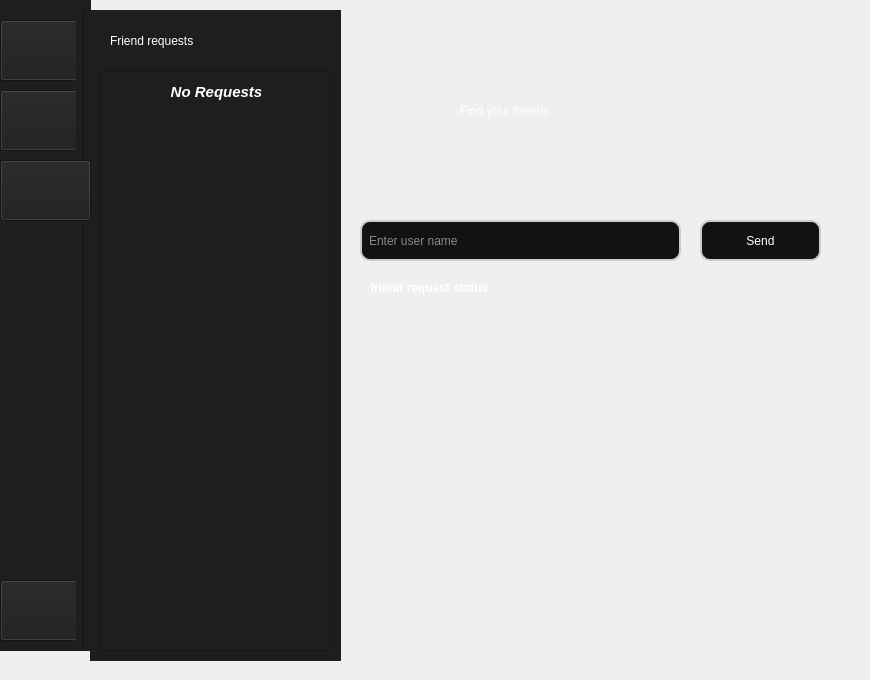
    <widget class="QWidget" name="requests_page">
     <widget class="QWidget" name="widget_16" native="true">
      <property name="geometry">
       <rect>
        <x>340</x>
        <y>20</y>
        <width>521</width>
        <height>651</height>
       </rect>
      </property>
      <widget class="QLabel" name="label_60">
       <property name="geometry">
        <rect>
         <x>120</x>
         <y>70</y>
         <width>251</width>
         <height>41</height>
        </rect>
       </property>
       <property name="styleSheet">
        <string notr="true">color: rgb(255, 255, 255);
font: 75 24pt &quot;MS Shell Dlg 2&quot;;</string>
       </property>
       <property name="text">
        <string>Find your friends</string>
       </property>
      </widget>
      <widget class="QLineEdit" name="send_textinput">
       <property name="geometry">
        <rect>
         <x>20</x>
         <y>200</y>
         <width>321</width>
         <height>41</height>
        </rect>
       </property>
       <property name="statusTip">
        <string/>
       </property>
       <property name="styleSheet">
        <string notr="true">QLineEdit {
	color: rgb(255, 255, 255);
    border: 2px solid #cccccc; 
    border-radius: 10px;       
    padding: 5px;            
    background-color: #121212;  

}
</string>
       </property>
       <property name="text">
        <string/>
       </property>
       <property name="placeholderText">
        <string>Enter user name</string>
       </property>
      </widget>
      <widget class="QPushButton" name="send_button">
       <property name="geometry">
        <rect>
         <x>360</x>
         <y>200</y>
         <width>121</width>
         <height>41</height>
        </rect>
       </property>
       <property name="cursor">
        <cursorShape>PointingHandCursor</cursorShape>
       </property>
       <property name="autoFillBackground">
        <bool>false</bool>
       </property>
       <property name="styleSheet">
        <string notr="true">QPushButton {
	color: rgb(255, 255, 255);
	font: 75 16pt &quot;MS Shell Dlg 2&quot;;
    border: 2px solid #cccccc;
    border-radius: 10px;
    padding: 5px;
    background-color: #121212  ;
}
QPushButton:hover {
    background-color:   ;
}</string>
       </property>
       <property name="text">
        <string>Send</string>
       </property>
      </widget>
      <widget class="QLabel" name="friend_request_label">
       <property name="geometry">
        <rect>
         <x>30</x>
         <y>260</y>
         <width>191</width>
         <height>16</height>
        </rect>
       </property>
       <property name="font">
        <font>
         <weight>75</weight>
         <bold>true</bold>
        </font>
       </property>
       <property name="styleSheet">
        <string notr="true">color: white;
background: transparent</string>
       </property>
       <property name="text">
        <string>friend request status</string>
       </property>
      </widget>
      <widget class="QWidget" name="widget_6" native="true">
       <property name="geometry">
        <rect>
         <x>120</x>
         <y>330</y>
         <width>211</width>
         <height>201</height>
        </rect>
       </property>
       <property name="styleSheet">
        <string notr="true">QWidget{
background-image: url(:/images/images/Untitled design 250x250.png);
 background-position: center;

 background-repeat: no-repeat;
}</string>
       </property>
      </widget>
     </widget>
     <widget class="QWidget" name="persons_4" native="true">
      <property name="geometry">
       <rect>
        <x>90</x>
        <y>10</y>
        <width>251</width>
        <height>651</height>
       </rect>
      </property>
      <property name="styleSheet">
       <string notr="true">background-color: rgb(30, 30, 30);</string>
      </property>
      <widget class="QLabel" name="label_59">
       <property name="geometry">
        <rect>
         <x>20</x>
         <y>10</y>
         <width>241</width>
         <height>41</height>
        </rect>
       </property>
       <property name="styleSheet">
        <string notr="true">color: rgb(255, 255, 255);
font: 75 24pt &quot;MS Shell Dlg 2&quot;;</string>
       </property>
       <property name="text">
        <string>Friend requests</string>
       </property>
      </widget>
      <widget class="QScrollArea" name="request_scrollArea">
       <property name="geometry">
        <rect>
         <x>10</x>
         <y>60</y>
         <width>231</width>
         <height>581</height>
        </rect>
       </property>
       <property name="widgetResizable">
        <bool>true</bool>
       </property>
       <widget class="QWidget" name="request_scrollArea_contents">
        <property name="geometry">
         <rect>
          <x>0</x>
          <y>0</y>
          <width>229</width>
          <height>579</height>
         </rect>
        </property>
        <widget class="QLabel" name="no_requests_label">
         <property name="geometry">
          <rect>
           <x>0</x>
           <y>0</y>
           <width>231</width>
           <height>41</height>
          </rect>
         </property>
         <property name="font">
          <font>
           <pointsize>11</pointsize>
           <weight>75</weight>
           <italic>true</italic>
           <bold>true</bold>
          </font>
         </property>
         <property name="styleSheet">
          <string notr="true">QLabel{
color: white;
}</string>
         </property>
         <property name="text">
          <string>No Requests</string>
         </property>
         <property name="alignment">
          <set>Qt::AlignCenter</set>
         </property>
        </widget>
       </widget>
      </widget>
     </widget>
     <widget class="QWidget" name="widget_5" native="true">
      <property name="geometry">
       <rect>
        <x>0</x>
        <y>-10</y>
        <width>91</width>
        <height>661</height>
       </rect>
      </property>
      <widget class="QWidget" name="buttons_4" native="true">
       <property name="geometry">
        <rect>
         <x>0</x>
         <y>0</y>
         <width>91</width>
         <height>691</height>
        </rect>
       </property>
       <property name="styleSheet">
        <string notr="true">background-color: rgb(30, 30, 30);</string>
       </property>
       <widget class="QPushButton" name="requests_chatting_button">
        <property name="geometry">
         <rect>
          <x>0</x>
          <y>30</y>
          <width>91</width>
          <height>61</height>
         </rect>
        </property>
        <property name="cursor">
         <cursorShape>PointingHandCursor</cursorShape>
        </property>
        <property name="styleSheet">
         <string notr="true">QPushButton{
background-image:url(:/icons/icons/Vector.png);
 background-position: center;

 background-repeat: no-repeat;
}</string>
        </property>
        <property name="text">
         <string/>
        </property>
        <property name="icon">
         <iconset>
          <normaloff>../GUI desgin/GUI desgin/setting/icons/Vector.png</normaloff>../GUI desgin/GUI desgin/setting/icons/Vector.png</iconset>
        </property>
        <property name="iconSize">
         <size>
          <width>50</width>
          <height>50</height>
         </size>
        </property>
       </widget>
       <widget class="QPushButton" name="requests_requests_button">
        <property name="geometry">
         <rect>
          <x>0</x>
          <y>100</y>
          <width>91</width>
          <height>61</height>
         </rect>
        </property>
        <property name="cursor">
         <cursorShape>PointingHandCursor</cursorShape>
        </property>
        <property name="styleSheet">
         <string notr="true">QPushButton{
background-image:url(:/icons/icons/Group 1.png);
 background-position: center;

 background-repeat: no-repeat;
}</string>
        </property>
        <property name="text">
         <string/>
        </property>
        <property name="icon">
         <iconset>
          <normaloff>../GUI desgin/GUI desgin/setting/icons/Group 1.png</normaloff>../GUI desgin/GUI desgin/setting/icons/Group 1.png</iconset>
        </property>
        <property name="iconSize">
         <size>
          <width>50</width>
          <height>50</height>
         </size>
        </property>
       </widget>
       <widget class="QPushButton" name="requests_exit_button">
        <property name="geometry">
         <rect>
          <x>0</x>
          <y>590</y>
          <width>81</width>
          <height>61</height>
         </rect>
        </property>
        <property name="cursor">
         <cursorShape>PointingHandCursor</cursorShape>
        </property>
        <property name="styleSheet">
         <string notr="true">QPushButton{
background-image:url(:/icons/icons/Sign-out.png);
 background-position: center;

 background-repeat: no-repeat;
}</string>
        </property>
        <property name="text">
         <string/>
        </property>
        <property name="icon">
         <iconset>
          <normaloff>../GUI desgin/GUI desgin/setting/icons/Sign-out.png</normaloff>../GUI desgin/GUI desgin/setting/icons/Sign-out.png</iconset>
        </property>
        <property name="iconSize">
         <size>
          <width>50</width>
          <height>50</height>
         </size>
        </property>
       </widget>
       <widget class="Line" name="line_7">
        <property name="geometry">
         <rect>
          <x>76</x>
          <y>20</y>
          <width>16</width>
          <height>641</height>
         </rect>
        </property>
        <property name="orientation">
         <enum>Qt::Vertical</enum>
        </property>
       </widget>
       <widget class="QPushButton" name="requests_settings_button">
        <property name="geometry">
         <rect>
          <x>0</x>
          <y>170</y>
          <width>91</width>
          <height>61</height>
         </rect>
        </property>
        <property name="cursor">
         <cursorShape>PointingHandCursor</cursorShape>
        </property>
        <property name="styleSheet">
         <string notr="true">QPushButton{
background-image: url(:/icons/icons/settings.png);
 background-position: center;

 background-repeat: no-repeat;
}</string>
        </property>
        <property name="text">
         <string/>
        </property>
        <property name="icon">
         <iconset>
          <normaloff>../GUI desgin/GUI desgin/setting/icons/Group 1.png</normaloff>../GUI desgin/GUI desgin/setting/icons/Group 1.png</iconset>
        </property>
        <property name="iconSize">
         <size>
          <width>50</width>
          <height>50</height>
         </size>
        </property>
       </widget>
      </widget>
     </widget>
    </widget>
